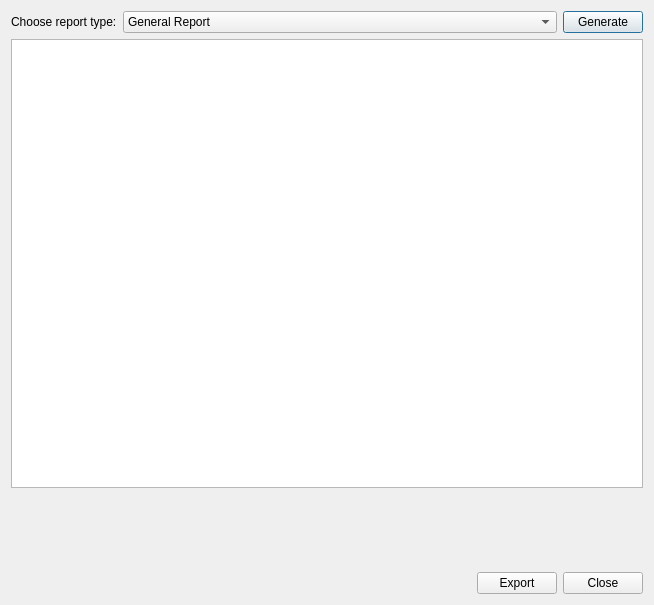
<?xml version="1.0" encoding="UTF-8"?>
<ui version="4.0">
 <class>ReportDialog</class>
 <widget class="QDialog" name="ReportDialog">
  <property name="geometry">
   <rect>
    <x>0</x>
    <y>0</y>
    <width>654</width>
    <height>605</height>
   </rect>
  </property>
  <property name="windowTitle">
   <string>Generate Report</string>
  </property>
  <layout class="QVBoxLayout" name="verticalLayout">
   <item>
    <layout class="QHBoxLayout" name="horizontalLayout">
     <item>
      <widget class="QLabel" name="label">
       <property name="sizePolicy">
        <sizepolicy hsizetype="Fixed" vsizetype="Fixed">
         <horstretch>0</horstretch>
         <verstretch>0</verstretch>
        </sizepolicy>
       </property>
       <property name="text">
        <string>Choose report type:</string>
       </property>
      </widget>
     </item>
     <item>
      <widget class="QComboBox" name="reportTypeComboBox">
       <item>
        <property name="text">
         <string>General Report</string>
        </property>
       </item>
       <item>
        <property name="text">
         <string>Available Products</string>
        </property>
       </item>
       <item>
        <property name="text">
         <string>Available Zones</string>
        </property>
       </item>
      </widget>
     </item>
     <item>
      <widget class="QPushButton" name="generatePushButton">
       <property name="sizePolicy">
        <sizepolicy hsizetype="Fixed" vsizetype="Fixed">
         <horstretch>0</horstretch>
         <verstretch>0</verstretch>
        </sizepolicy>
       </property>
       <property name="text">
        <string>Generate</string>
       </property>
      </widget>
     </item>
    </layout>
   </item>
   <item>
    <widget class="QTableWidget" name="tableWidget"/>
   </item>
   <item>
    <spacer name="verticalSpacer">
     <property name="orientation">
      <enum>Qt::Vertical</enum>
     </property>
     <property name="sizeType">
      <enum>QSizePolicy::Preferred</enum>
     </property>
     <property name="sizeHint" stdset="0">
      <size>
       <width>20</width>
       <height>78</height>
      </size>
     </property>
    </spacer>
   </item>
   <item>
    <layout class="QHBoxLayout" name="horizontalLayout_2">
     <item>
      <spacer name="horizontalSpacer_2">
       <property name="orientation">
        <enum>Qt::Horizontal</enum>
       </property>
       <property name="sizeHint" stdset="0">
        <size>
         <width>40</width>
         <height>20</height>
        </size>
       </property>
      </spacer>
     </item>
     <item>
      <widget class="QPushButton" name="exportPushButton">
       <property name="text">
        <string>Export</string>
       </property>
      </widget>
     </item>
     <item>
      <widget class="QPushButton" name="closePushButton">
       <property name="text">
        <string>Close</string>
       </property>
      </widget>
     </item>
    </layout>
   </item>
  </layout>
 </widget>
 <resources/>
 <connections/>
</ui>
